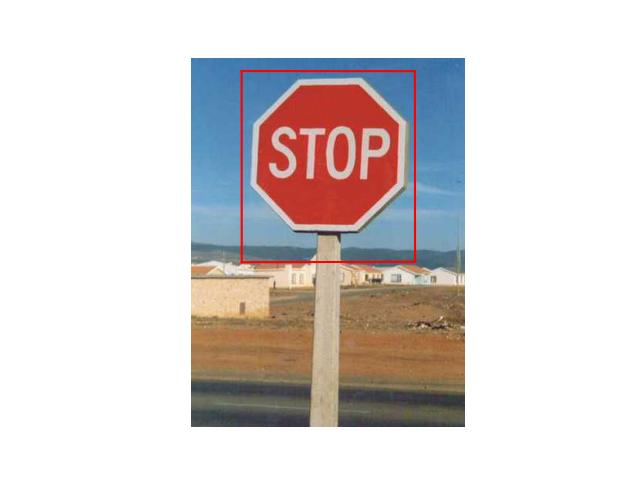
#> input picture stop1.jpg, 640 x 480 px; its folder holds only this picture in this run
$ python -i instance_detectors.py   (imports and definitions only)
#> lines starting #> are read from the running program, lines starting #| are printed output that depends on the picture
import os
import typing
from pathlib import Path

import cv2
import numpy as np
from src.custom_dataclasses import MatchedKeypoints, MatchParams
from src.utils import Transformations
from src.custom_types import AllowedPathType
import rich_click as click


class Detector:
    """
    Shamelessly borrowing from the scikit-learn API:
    1. Fit: takes the reference image
    2. Predict: takes the frame where to find the instance and returns the bbox
    """

    def __init__(self):

        # initialize this right away
        # will be used when doing fit and predict
        self.sift = cv2.SIFT_create()

        self._reference_image: np.ndarray[typing.Any, np.dtype[np.float64]]
        self._reference_image_path: AllowedPathType
        self._reference_height: int
        self._reference_width: int
        self._reference_corners: np.ndarray[typing.Any, np.dtype[np.float64]]

        self.lookup_image: np.ndarray[typing.Any, np.dtype[np.float64]]
        self.lookup_image_path: AllowedPathType

        # set when running self.fit
        self._reference_keypoints: typing.Iterable[cv2.KeyPoint]
        self._reference_descriptors: np.ndarray[typing.Any, np.dtype[np.float64]]

        # set when running self.predict
        self._lookup_keypoints: typing.Iterable[cv2.KeyPoint]
        self._lookup_descriptors: np.ndarray[typing.Any, np.dtype[np.float64]]
        self._match_params: MatchParams

        # set when running _match_keypoints (by running parent function self.predict)
        self._unfiltered_matches: MatchedKeypoints

        # set when running _filter_keypoints (by running parent function self.predict)
        self._matched_keypoints: MatchedKeypoints

        # check if fit has been called, theres some variables that are set to self when fit is ran
        # -> check the function for more detail, but the main ones are
        # -> self.sift
        # -> self._reference_keypoints
        # -> self._reference_descriptors
        self._fit_ran: bool = False

        self._warped_keypoints_matched: np.ndarray[typing.Any, np.dtype[np.float64]]

    # [220 lines left out: functions _register_reference_geometry, _check_and_sort_image, fit, _register_params, _match_keypoints, _filter_keypoints and 3 more, not called in this run]

    def predict(
        self, lookup_image, cv_color_profile=cv2.COLOR_BGR2RGB, **kwargs
    ) -> typing.Tuple[np.ndarray, np.ndarray]:
        assert self._fit_ran, "Please call fit before calling predict"

        # register parameters as namedtuple on self.match_params
        self._register_params(**kwargs)

        # sort out the image depending on the type loaded
        self._check_and_sort_image(
            lookup_image, is_reference=False, cv_color_profile=cv_color_profile
        )

        # MATCHIN PIPELINE START MARKER
        # extract keypoints, descriptos from lookup_image
        self._lookup_keypoints, self._lookup_descriptors = self.sift.detectAndCompute(
            self.lookup_image, None
        )

        self._unfiltered_matches = self._match_keypoints()
        self._matched_keypoints = self._filter_keypoints()  # type: ignore

        (
            self._warped_keypoints_matched,
            _,
            _,
        ) = self._warp_keypoints()

        (
            (
                self._hough_filtered_reference_keypoints,
                self._hough_filtered_lookup_keypoints,
            ),
            self._hough_winning_keypoints_indices,
        ) = self._hough_voting()

        self.H = self._find_homography()  # transformation Homography

        # get bounding box for lookup image by perspective transform
        self._lookup_bounding_box: np.ndarray = cv2.perspectiveTransform(
            self._reference_corners.reshape(-1, 1, 2).astype(float), self.H
        ).reshape(4, 2)

        return self._reference_corners, self._lookup_bounding_box

>>> import cv2
>>> picture = cv2.imread('../stop1.jpg', cv2.IMREAD_GRAYSCALE)
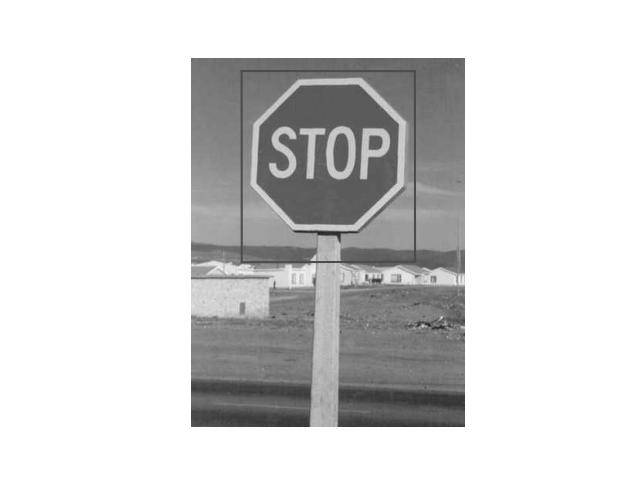
#> picture: shape (480, 640); min 25, max 255, mean 213.5
>>> result = Detector().predict(picture)
#> (the run stopped early here; a loop or call above may not have finished)

$ run again, on stop2.jpg
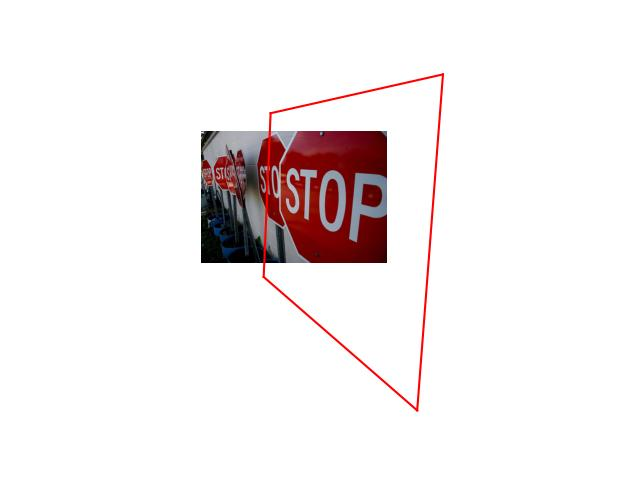
#> input picture stop2.jpg, 640 x 480 px
#> `picture = cv2.imread('../stop1.jpg', cv2.IMREAD_GRAYSCALE)`:
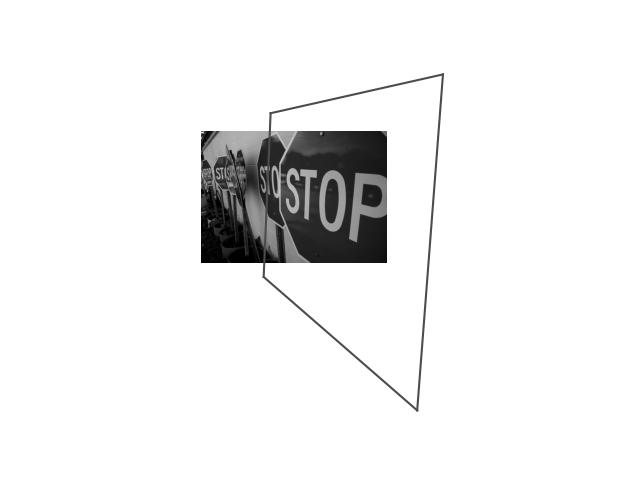
#> picture: shape (480, 640); min 0, max 255, mean 239.2

$ run again, on stop3.jpg
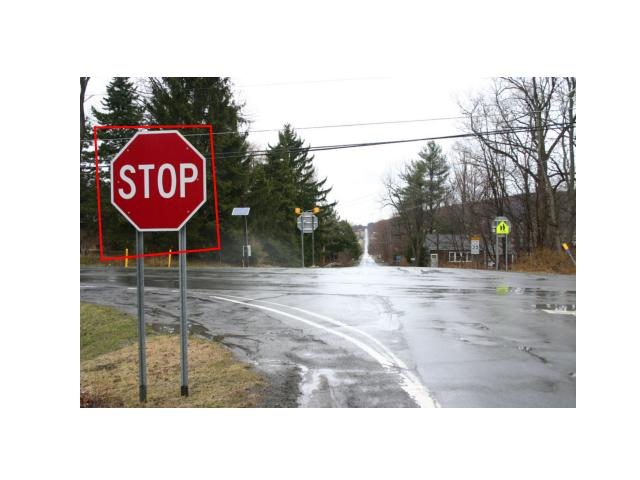
#> input picture stop3.jpg, 640 x 480 px
#> `picture = cv2.imread('../stop1.jpg', cv2.IMREAD_GRAYSCALE)`:
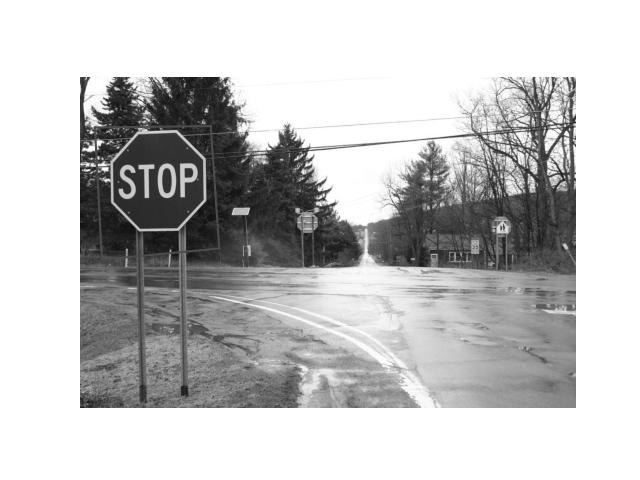
#> picture: shape (480, 640); min 5, max 255, mean 194.1
